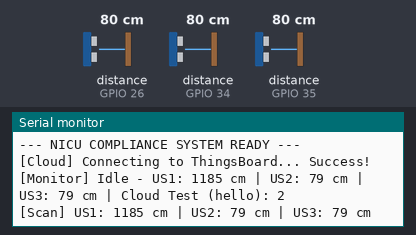
The sketch below on a simulated ESP32. Shown: the last lines printed to the serial monitor. Wiring (inferred from the names in the program): 3 × ultrasonic range finder: trigger GPIO 25, echo GPIO 26 / trigger GPIO 32, echo GPIO 34 / trigger GPIO 33, echo GPIO 35. The inputs (shaded band) are chosen by the test bench; at power-on: distance to the obstacle (sensors on GPIO 26, GPIO 34, GPIO 35) 80 cm. The echo pulse lasts 58.3 µs per cm; WiFi joins after 1.5 s; servers stay silent unless stated; no MQTT or app messages arrive unless stated; the audio player accepts every command and is not drawn.

Above: at 3.2 s.
3.3 s: distance to the obstacle (sensor on GPIO 26) set to 4 cm
At 4.4 s:
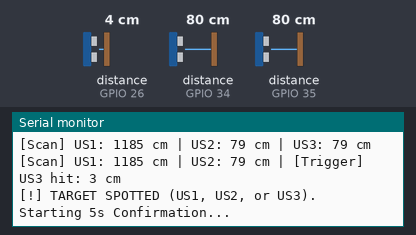
5.1 s: distance to the obstacle (sensor on GPIO 26) set to 2 cm
6.6 s: distance to the obstacle (sensor on GPIO 34) set to 6 cm
8.1 s: distance to the obstacle (sensor on GPIO 34) set to 3 cm
At 8.17 s:
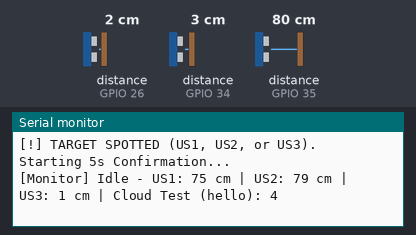

Measured:
- the behaviour switches between 5 and 4 cm on distance to the obstacle (sensor on GPIO 34) (found by bisection; images 1 and 2)
- after the input at 3.3 s, the serial monitor: prints a new line after 0.33 s (image 1)

The sketch:

Node_1_Control_Unit.ino
```cpp
#include <WiFi.h>
#include <PubSubClient.h>
#include <esp_now.h>
#include "SoftwareSerial.h"
#include "DFRobotDFPlayerMini.h"
#include <algorithm>

// -------- Configuration --------
const char* ssid = "Umesh";
const char* password = "Umesh123@";
const char* TOKEN = "84oGUFsFReeHJLsmXmoO";
const char* THINGSBOARD_SERVER = "demo.thingsboard.io";
const uint16_t THINGSBOARD_PORT = 1883;

WiFiClient espClient;
PubSubClient client(espClient);

// -------- Pins --------
#define TRIG1 32
#define ECHO1 34
#define TRIG2 33
#define ECHO2 35
#define TRIG3 25
#define ECHO3 26
#define DF_RX 16
#define DF_TX 17

// -------- Logic Settings --------
const int triggerDistance = 50;
const unsigned long windowTime = 20000;      // Timer 1: 20s Compliance Window
const unsigned long audioRepeatTime = 7000;  // Timer 2: 7s Audio Reminder
const int presenceRequired = 5000;
uint8_t camMAC[] = {0xC0, 0xCD, 0xD6, 0x8E, 0xAC, 0x24};

SoftwareSerial mySoftwareSerial(DF_RX, DF_TX);
DFRobotDFPlayerMini myDFPlayer;

int hello = 0;
unsigned long lastMonitorPrint = 0;

// -------- ESP-NOW Sanitizer Signal Flag --------
volatile bool sanitizerSignalReceived = false;

// -------- ESP-NOW Receive Callback --------
void onDataReceived(const esp_now_recv_info_t* info, const uint8_t* data, int len) {
  if (len > 0 && data[0] == 1) {
    sanitizerSignalReceived = true;
    Serial.println("[ESP-NOW] Sanitizer signal received from Node 2!");
  }
}

void connectToWiFi() {
  if (WiFi.status() == WL_CONNECTED) return;
  WiFi.begin(ssid, password);
  while (WiFi.status() != WL_CONNECTED) { delay(500); Serial.print("."); }
  Serial.println("\n[WiFi] Connected.");
}

void connectToMQTT() {
  while (!client.connected()) {
    Serial.print("[Cloud] Connecting to ThingsBoard...");
    if (client.connect("ESP32_NICU", TOKEN, NULL)) {
      Serial.println(" Success!");
      client.publish("v1/devices/me/telemetry", "{\"status\":\"SYSTEM_ONLINE\"}");
    } else {
      Serial.print(" Failed, rc="); Serial.print(client.state());
      delay(5000);
    }
  }
}

// isUS1=true applies *15 scaling (only for US1), isUS1=false gives normal distance
long getDistance(int trig, int echo, bool isUS1) {
  const int samples = 5;
  long readings[samples];
  for (int i = 0; i < samples; i++) {
    digitalWrite(trig, LOW); delayMicroseconds(2);
    digitalWrite(trig, HIGH); delayMicroseconds(10);
    digitalWrite(trig, LOW);
    long duration = pulseIn(echo, HIGH, 35000);
    long base = (duration * 0.034 / 2);
    readings[i] = isUS1 ? (base * 15) : base;
    delay(30);
  }
  std::sort(readings, readings + samples);
  return readings[2];
}

// -------- Check if any sensor detects a person --------
// US1 uses *15 scaling, US2 and US3 use normal distance
bool eitherSensorTriggered() {
  long d1 = getDistance(TRIG1, ECHO1, true);   // scaled *15
  long d2 = getDistance(TRIG2, ECHO2, false);  // normal
  long d3 = getDistance(TRIG3, ECHO3, false);  // normal
  bool t1 = (d1 < triggerDistance && d1 > 5);
  bool t2 = (d2 < triggerDistance && d2 > 1);
  bool t3 = (d3 < triggerDistance && d3 > 1);
  if (t1) Serial.print("[Trigger] US1 hit: "); else Serial.print("[Scan] US1: ");
  Serial.print(d1); Serial.print(" cm | ");
  if (t2) Serial.print("[Trigger] US2 hit: "); else Serial.print("US2: ");
  Serial.print(d2); Serial.print(" cm | ");
  if (t3) Serial.print("[Trigger] US3 hit: "); else Serial.print("US3: ");
  Serial.print(d3); Serial.println(" cm");
  return (t1 || t2 || t3);
}

// -------- Confirm continuous presence using all three sensors (5s rule) --------
bool confirmPresence() {
  unsigned long pStart = millis();
  int glitchCount = 0;

  while (millis() - pStart < presenceRequired) {
    long c1 = getDistance(TRIG1, ECHO1, true);   // scaled *15
    long c2 = getDistance(TRIG2, ECHO2, false);  // normal
    long c3 = getDistance(TRIG3, ECHO3, false);  // normal
    bool seen1 = (c1 < triggerDistance && c1 > 5);
    bool seen2 = (c2 < triggerDistance && c2 > 1);
    bool seen3 = (c3 < triggerDistance && c3 > 1);

    // Person is considered present if at least one sensor still sees them
    if (!seen1 && !seen2 && !seen3) {
      glitchCount++;
    } else {
      glitchCount = 0;
    }

    if (glitchCount >= 4) {
      return false; // Person left
    }
    delay(150);
  }
  return true;
}

void setup() {
  Serial.begin(115200);
  mySoftwareSerial.begin(9600);
  pinMode(TRIG1, OUTPUT); pinMode(ECHO1, INPUT);
  pinMode(TRIG2, OUTPUT); pinMode(ECHO2, INPUT);
  pinMode(TRIG3, OUTPUT); pinMode(ECHO3, INPUT);

  connectToWiFi();
  client.setServer(THINGSBOARD_SERVER, THINGSBOARD_PORT);

  myDFPlayer.begin(mySoftwareSerial, false, false);
  myDFPlayer.volume(15);

  // Init ESP-NOW
  if (esp_now_init() == ESP_OK) {
    esp_now_register_recv_cb(onDataReceived);

    // Register camera as peer for sending violation signal
    esp_now_peer_info_t peerInfo = {};
    memcpy(peerInfo.peer_addr, camMAC, 6);
    peerInfo.channel = WiFi.channel();
    peerInfo.encrypt = false;
    esp_now_add_peer(&peerInfo);

    Serial.println("[ESP-NOW] Initialized. Listening for Node 2 signals.");
  } else {
    Serial.println("[ESP-NOW] Init FAILED!");
  }

  Serial.println("--- NICU COMPLIANCE SYSTEM READY ---");
}

void loop() {
  connectToWiFi();
  if (!client.connected()) connectToMQTT();
  client.loop();

  // -------- Idle Monitor --------
  if (millis() - lastMonitorPrint > 2000) {
    long d1_idle = getDistance(TRIG1, ECHO1, true);   // scaled *15
    long d2_idle = getDistance(TRIG2, ECHO2, false);  // normal
    long d3_idle = getDistance(TRIG3, ECHO3, false);  // normal
    hello += 2;
    Serial.print("[Monitor] Idle - US1: "); Serial.print(d1_idle);
    Serial.print(" cm | US2: "); Serial.print(d2_idle);
    Serial.print(" cm | US3: "); Serial.print(d3_idle);
    Serial.print(" cm | Cloud Test (hello): "); Serial.println(hello);
    String payload = "{\"hello\":" + String(hello) + "}";
    client.publish("v1/devices/me/telemetry", payload.c_str());
    lastMonitorPrint = millis();
  }

  // -------- Step 1: Check if ANY sensor sees someone --------
  if (eitherSensorTriggered()) {
    Serial.println("\n[!] TARGET SPOTTED (US1, US2, or US3). Starting 5s Confirmation...");

    bool stayed = confirmPresence();

    if (stayed) {
      Serial.println(">>> PERSON CONFIRMED. Sending to Cloud & Playing Audio 1...");
      client.publish("v1/devices/me/telemetry", "{\"status\":\"PERSON_DETECTED\"}");
      myDFPlayer.play(1);

      // -------- Step 2: Reset sanitizer flag, start compliance window --------
      sanitizerSignalReceived = false;
      unsigned long wStart = millis();
      bool repeatPlayed = false;
      unsigned long lastWindowPrint = 0;

      Serial.println(">>> WAITING FOR NODE 2 SANITIZER SIGNAL (20s Window) | Reminder at 7s...");

      while (millis() - wStart < windowTime) {
        client.loop(); // Keep MQTT alive during window

        // Timer 2: Repeat Audio 1 at 7s if not yet sanitized
        if (!repeatPlayed && (millis() - wStart >= audioRepeatTime)) {
          Serial.println(">>> 7s REMINDER: Repeating Audio 1...");
          myDFPlayer.play(1);
          repeatPlayed = true;
        }

        // Status print every second
        if (millis() - lastWindowPrint > 1000) {
          Serial.print("   [Window] Time elapsed: ");
          Serial.print((millis() - wStart) / 1000);
          Serial.println("s | Waiting for sanitizer signal...");
          lastWindowPrint = millis();
        }

        // Check if Node 2 sent the sanitizer signal via ESP-NOW
        if (sanitizerSignalReceived) {
          break;
        }

        delay(100);
      }

      // -------- Step 3: Evaluate outcome --------
      if (sanitizerSignalReceived) {
        Serial.println(">>> COMPLIANCE SUCCESS.");
        client.publish("v1/devices/me/telemetry", "{\"status\":\"SANITIZED\",\"sanitized\":1}");
        myDFPlayer.play(2);
      } else {
        Serial.println(">>> COMPLIANCE VIOLATION! Triggering Camera.");
        client.publish("v1/devices/me/telemetry", "{\"status\":\"VIOLATION\",\"violation\":1}");
        myDFPlayer.play(3);
        uint8_t signal = 1;
        esp_now_send(camMAC, &signal, sizeof(signal));
      }

      delay(5000);
    }
  }
}
```
